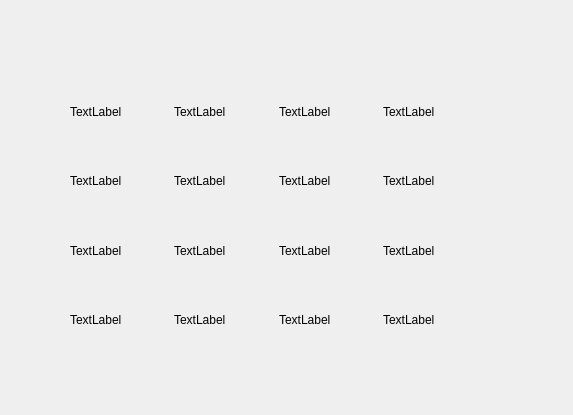
<?xml version="1.0" encoding="UTF-8"?>
<ui version="4.0">
 <class>Form</class>
 <widget class="QWidget" name="Form">
  <property name="geometry">
   <rect>
    <x>0</x>
    <y>0</y>
    <width>573</width>
    <height>415</height>
   </rect>
  </property>
  <property name="windowTitle">
   <string>Form</string>
  </property>
  <widget class="QWidget" name="gridLayoutWidget">
   <property name="geometry">
    <rect>
     <x>70</x>
     <y>80</y>
     <width>411</width>
     <height>271</height>
    </rect>
   </property>
   <layout class="QGridLayout" name="gridLayout">
    <item row="2" column="3">
     <widget class="QLabel" name="label_12">
      <property name="text">
       <string>TextLabel</string>
      </property>
     </widget>
    </item>
    <item row="0" column="0">
     <widget class="QLabel" name="label_1">
      <property name="text">
       <string>TextLabel</string>
      </property>
     </widget>
    </item>
    <item row="2" column="2">
     <widget class="QLabel" name="label_11">
      <property name="text">
       <string>TextLabel</string>
      </property>
     </widget>
    </item>
    <item row="1" column="1">
     <widget class="QLabel" name="label_6">
      <property name="text">
       <string>TextLabel</string>
      </property>
     </widget>
    </item>
    <item row="2" column="1">
     <widget class="QLabel" name="label_10">
      <property name="text">
       <string>TextLabel</string>
      </property>
     </widget>
    </item>
    <item row="0" column="3">
     <widget class="QLabel" name="label_4">
      <property name="text">
       <string>TextLabel</string>
      </property>
     </widget>
    </item>
    <item row="1" column="2">
     <widget class="QLabel" name="label_7">
      <property name="text">
       <string>TextLabel</string>
      </property>
     </widget>
    </item>
    <item row="0" column="2">
     <widget class="QLabel" name="label_3">
      <property name="text">
       <string>TextLabel</string>
      </property>
     </widget>
    </item>
    <item row="1" column="0">
     <widget class="QLabel" name="label_5">
      <property name="text">
       <string>TextLabel</string>
      </property>
     </widget>
    </item>
    <item row="0" column="1">
     <widget class="QLabel" name="label_2">
      <property name="text">
       <string>TextLabel</string>
      </property>
     </widget>
    </item>
    <item row="2" column="0">
     <widget class="QLabel" name="label_9">
      <property name="text">
       <string>TextLabel</string>
      </property>
     </widget>
    </item>
    <item row="1" column="3">
     <widget class="QLabel" name="label_8">
      <property name="text">
       <string>TextLabel</string>
      </property>
     </widget>
    </item>
    <item row="3" column="0">
     <widget class="QLabel" name="label_13">
      <property name="text">
       <string>TextLabel</string>
      </property>
     </widget>
    </item>
    <item row="3" column="1">
     <widget class="QLabel" name="label_14">
      <property name="text">
       <string>TextLabel</string>
      </property>
     </widget>
    </item>
    <item row="3" column="2">
     <widget class="QLabel" name="label_15">
      <property name="text">
       <string>TextLabel</string>
      </property>
     </widget>
    </item>
    <item row="3" column="3">
     <widget class="QLabel" name="label_16">
      <property name="text">
       <string>TextLabel</string>
      </property>
     </widget>
    </item>
   </layout>
  </widget>
 </widget>
 <resources/>
 <connections/>
</ui>
